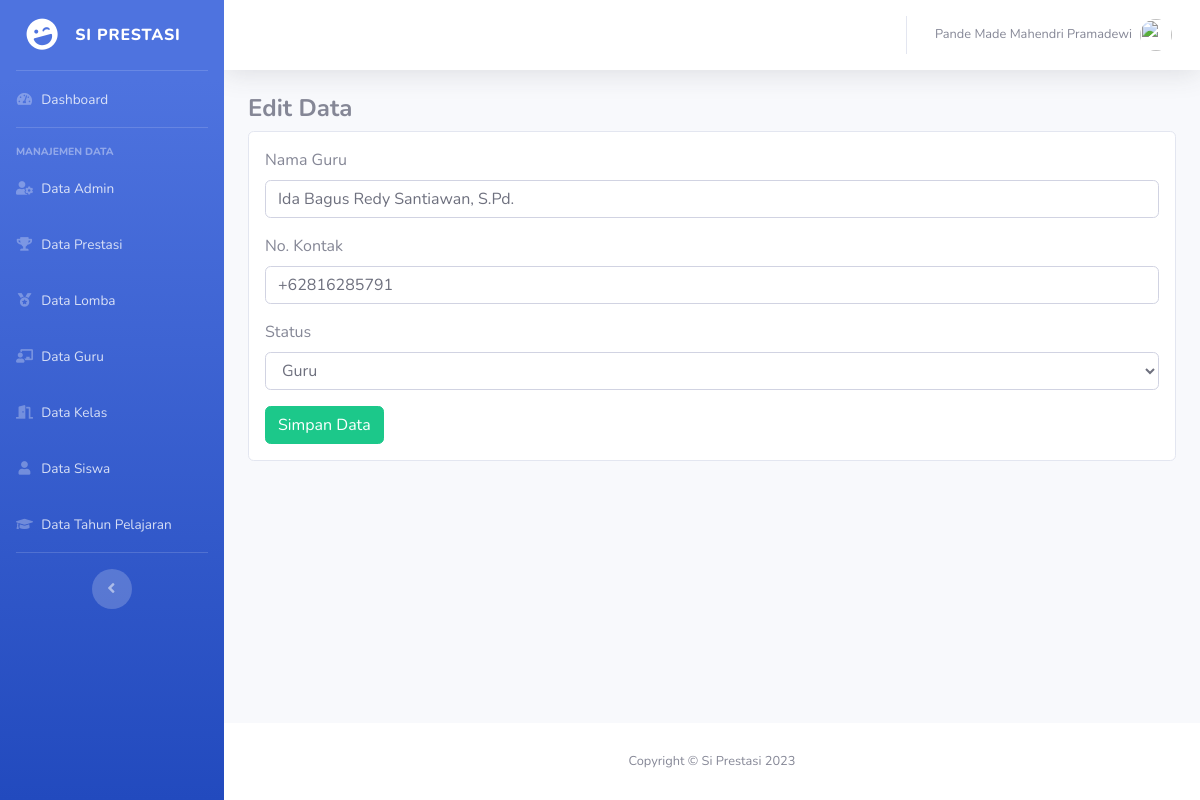
The app's page /admin/guru/edit.php?gid=1 (signed in) with its own data.
### tables this page shows
CREATE TABLE `tb_guru` (
  `gid` int NOT NULL,
  `gnama` varchar(60) NOT NULL,
  `gmapel` varchar(50) DEFAULT NULL,
  `gkontak` varchar(20) DEFAULT NULL,
  `gstatus` enum('1','2') NOT NULL DEFAULT '1'
);

### functions.php (called while the page is built, shortened)
<?php
$conn = mysqli_connect(DB_HOST, DB_USER, DB_PASS, DB_NAME);
function query($query)
{
	global $conn;
	$result = mysqli_query($conn, $query);
	$rows = [];
	while ($row = mysqli_fetch_assoc($result)) {
		$rows[] = $row;
	}
	return $rows;
}

### admin/guru/edit.php (the view, shortened to what this page needs)
<?php
require '../../functions.php';
$idGuru = mysqli_escape_string($conn, $_GET['gid']);
$guru = query("SELECT * FROM tb_guru WHERE gid = '$idGuru'")[0] ?? null;
?>
<!DOCTYPE html>
<html lang="en">
<head>
    <link href="../../vendor/fontawesome-free/css/all.min.css" rel="stylesheet" type="text/css">
    <link href="../../css/sb-admin-2.min.css" rel="stylesheet">
</head>
<body id="page-top">
    <div id="wrapper">
        <?php require_once "../partial/sidebar.php" ?>
        <div id="content-wrapper" class="d-flex flex-column">
            <div id="content">
                <?php require_once "../partial/topbar.php" ?>
                <div class="container-fluid">
                    <h4 class="font-weight-bold">Edit Data</h4>
                    <form method="post" class="card p-3">
                        <div class="mb-3">
                            <label for="gnama" class="form-label">Nama Guru</label>
                            <input name="gnama" class="form-control" id="gnama" value="<?= $guru['gnama'] ?>" />
                        </div>
                        <div class="mb-3">
                            <label for="gkontak" class="form-label">No. Kontak</label>
                            <input name="gkontak" class="form-control" id="gkontak" value="<?= $guru['gkontak'] ?>" />
                        </div>
                        <div class="mb-3">
                            <label for="gstatus" class="form-label">Status</label>
                            <select name="gstatus" id="gstatus" class="form-control">
                                <option value="1" <?= $guru['gstatus'] == 1 ? 'selected' : '' ?>>Guru</option>
                            </select>
                        </div>
                        <div>
                            <button class="btn btn-success" name="submit">Simpan Data</button>
                        </div>
                    </form>
                </div>
            </div>
            <?php require_once "../partial/footer.php" ?>
        </div>
    </div>
</body>
</html>

### records on screen
tb_guru: gnama "Ida Bagus Redy Santiawan, S.Pd.", gkontak "+62816285791", gstatus "Guru"

### other values on screen
$user['nama'] "Pande Made Mahendri Pramadewi"
